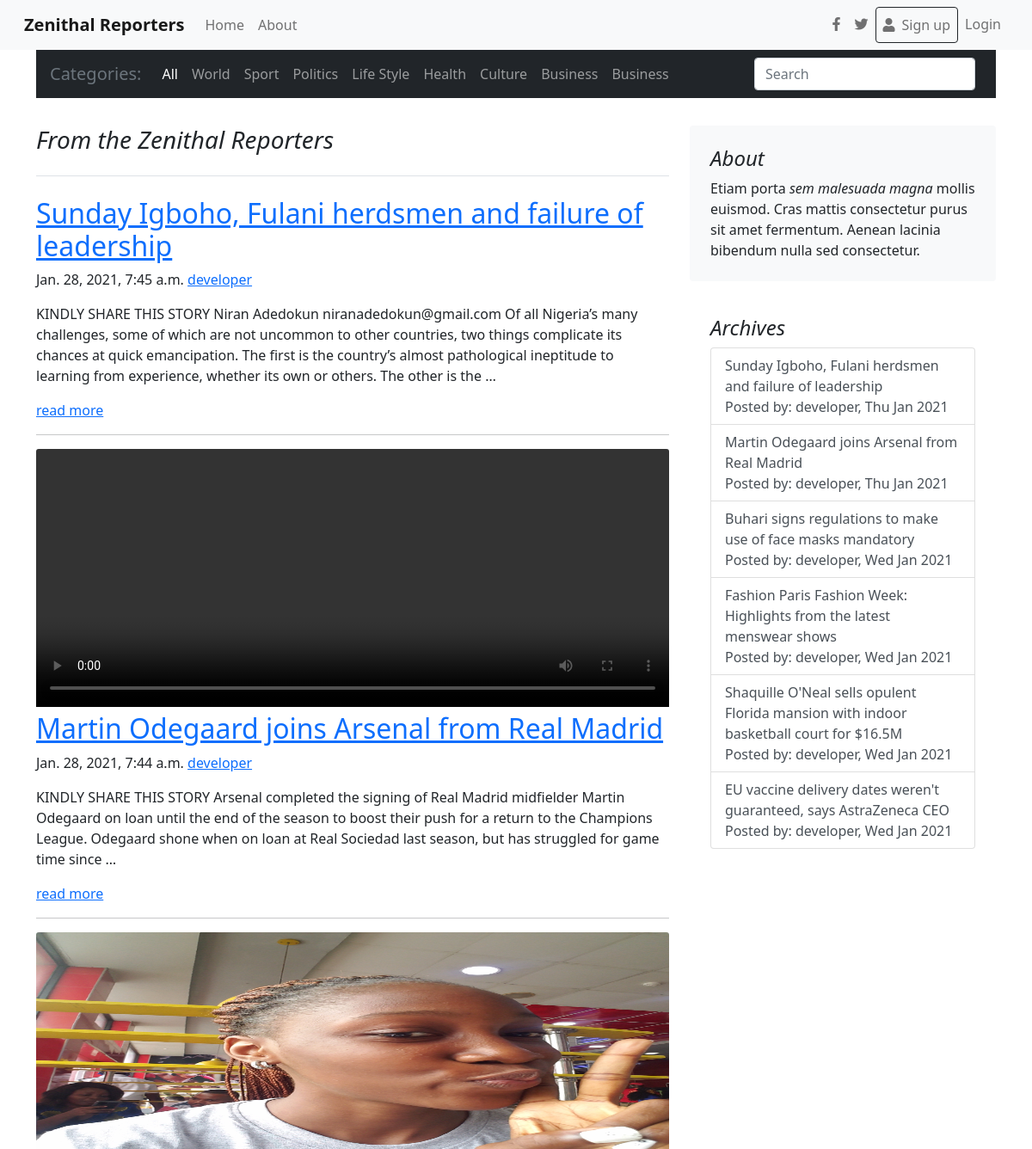
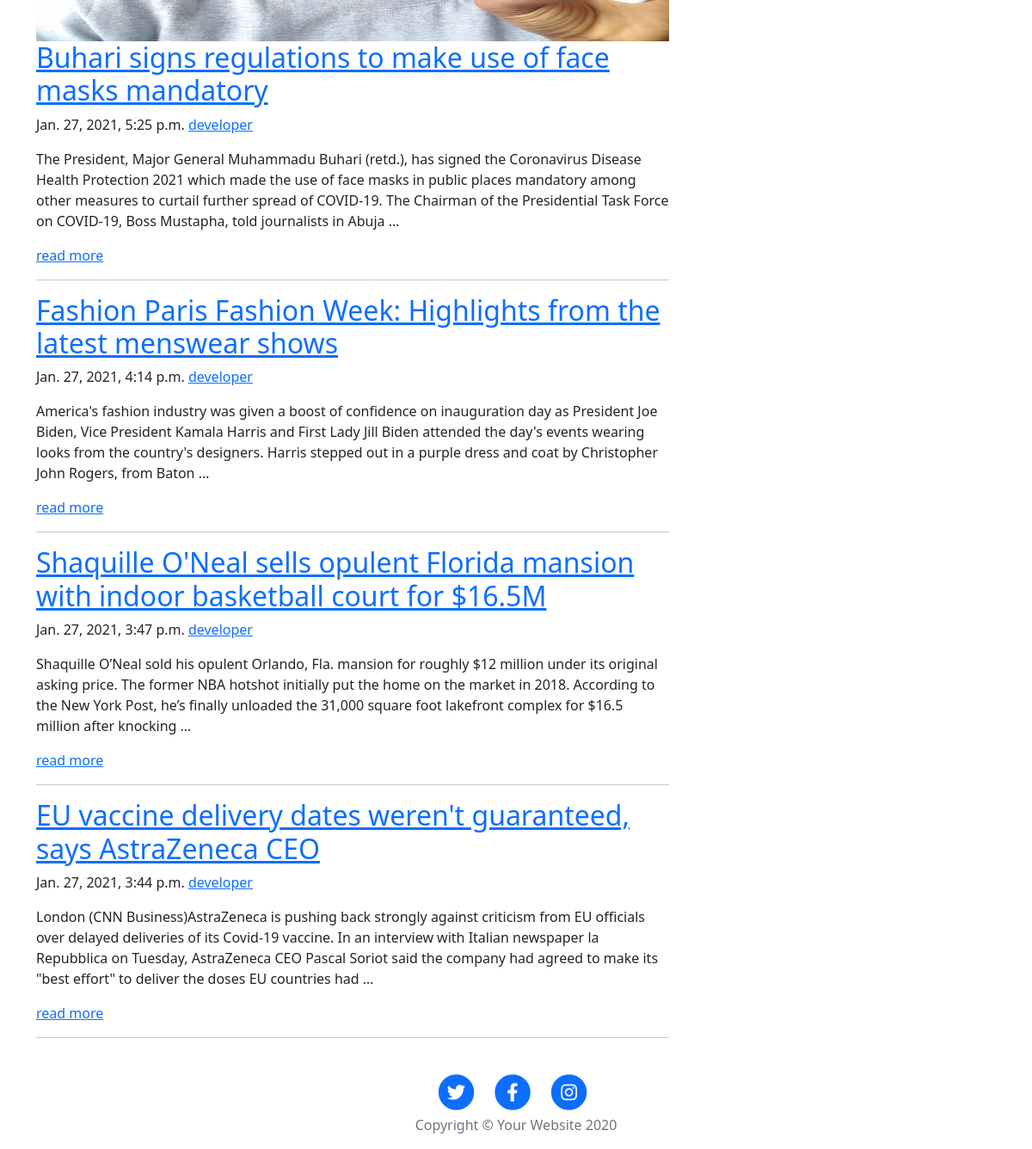
The app's page /zenithal/ with its own data (2 pictures, top to bottom).
### core/models.py (models this page shows, shortened)
class Category(models.Model):
    author = models.ForeignKey('auth.User',on_delete=models.CASCADE)
    catalog = models.CharField(max_length=200)
    slug = models.SlugField(unique=True,default='zenithal')
    class Meta:
        ordering=('-catalog',)
    def get_absolute_url(self):
       return reverse("zenithal:category",args=[self.slug])

class Post(models.Model):
    author = models.ForeignKey('auth.User',on_delete=models.CASCADE)
    category = models.ForeignKey('Category',on_delete=models.CASCADE)
    photo = models.ImageField(upload_to='media_image',blank=True, null=True)
    video= models.FileField(upload_to='videos', null=True,blank=True)
    title = models.CharField(max_length=200)
    context = models.TextField()
    created_date = models.DateTimeField(default=timezone.now)
    published_date = models.DateTimeField(blank=True, null=True)
    class Meta:
        ordering=('-created_date',)
    def get_absolute_url(self):
        return reverse("zenithal:post_detail",kwargs={'pk':self.pk})

### core/views.py (the view)
# urls.py: path('',views.homeview,name='home'),
def homeview(request,category_slug=None):
    category=None
    post =Post.objects.all()
    catalog= Category.objects.all()
    if category_slug:
        category=get_object_or_404(Category,slug=category_slug)
        post=post.filter(category=category)
    post_lists = post.filter(published_date__lte=timezone.now()).order_by('-published_date')
    post_list = post.filter(published_date__lte=timezone.now()).order_by('-published_date')
    page = request.GET.get('page', 1)
    paginator = Paginator(post_list, 9)
    try:
        users = paginator.page(page)
    except PageNotAnInteger:
        users = paginator.page(1)
    except EmptyPage:
        users = paginator.page(paginator.num_pages)
    query = request.GET.get('q','')
    if query:
            queryset = (Q(context__icontains=query)|Q(title__icontains=query))
            results = Post.objects.filter(queryset).distinct()
    else:
       results = []
    context= {
        'category':category,
        'users': users,
        'post_lists':post_lists,
        'catalog':catalog,
        'results':results,
        'query':query
    }
    return render(request,'core/home.html',context)

### Template/core/home.html (shortened to what this page needs)
{% extends 'base.html' %}
{% load static %}
{% block content %}
<main class="container ">
  <nav class="navbar navbar-expand-lg navbar navbar-dark bg-dark">
    <span class="navbar-brand text-secondary">Categories:</span>
    <div class="collapse navbar-collapse" id="basicExampleNav">
      <ul class="navbar-nav mr-auto ">
        <li class="nav-item active">
          <a class="nav-link" href="{% url 'zenithal:home'%}">All
          </a>
        </li>
        {% for c in catalog %}
        <li class="nav-item">
          <a class="nav-link" href="{{c.get_absolute_url}}">{{c.catalog}}</a>
        </li>
        {% endfor %}
      </ul>
      <form class="form-inline" role="search" action="." method="get">
        <div class="md-form my-0">
          <input class="form-control mr-sm-2" type="text" placeholder="Search" aria-label="Search" name='q'>
        </div>
      </form>
    </div>
  </nav>
    <div class="row pt-3 mt-3">
      <div class="col-md-8">
        <h3 class="pb-4 mb-4 font-italic border-bottom">
          {% if category %} From the Zenithal Reporters : {{category.catalog}} {%else%} From the Zenithal Reporters {% endif %}
        </h3>
        {% if query %}
        {% if results %}
          {% for post in results %}
            {% include 'include/posts.html' %}
          {% endfor %}
        {% else %}
            <h4>No context Found</h4>
        {% endif %}
      {% else %}
        {% for post in users %}
          {% include 'include/posts.html' %}
        {% endfor %}
      {% endif %}
        <center>
          <nav class="navbar" aria-label="Pagination">
          </nav>
        </center>
      </div>
      <div class="col-md-4">
        <div class="p-4 mb-3 bg-light rounded">
          <h4 class="font-italic">About</h4>
          <p class="mb-0">Etiam porta <em>sem malesuada magna</em> mollis euismod. Cras mattis consectetur purus sit amet fermentum. Aenean lacinia bibendum nulla sed consectetur.</p>
        </div>
        <div class="p-4">
          <h4 class="font-italic">Archives</h4>
          <div class="list-group">
            {% for post in post_lists %}
            <a href="{{post.get_absolute_url}}" class="list-group-item list-group-item-action">{{post.title}}
              <br><span>Posted by: {{post.author}},</span> <span>{{post.published_date|date:"D M Y"}}</span></a>
        {% endfor %}
        </div>
      </div>
    </div>
  </main>
{% endblock content %}

### Template/base.html (shortened to what this page needs)
{% load static %}
<!DOCTYPE html>
<html lang="en">
<head>
    <link href="{% static 'css/bootstrap.min.css' %}" rel="stylesheet">
    <link rel="stylesheet" href="{% static 'css/bootstrap.min.css' %}">
    <link rel="stylesheet" href="{% static 'css/bootstrap-grid.css' %}">
    <link rel="stylesheet" href="{% static 'css/bootstrap.css' %}">
    <link rel="stylesheet" href="{% static 'css/master.css' %}">
    <link rel="stylesheet" href="https://use.fontawesome.com/releases/v5.8.1/css/all.css">
<link href="https://cdn.jsdelivr.net/npm/bootstrap@5.0.0-beta1/dist/css/bootstrap.min.css" rel="stylesheet">
</head>
<body>
    {% include 'include/navbar.html' %}
    {% block content %}
    {% endblock content %}
    <div id="foot">
      {% include 'include/footer.html' %}
  </div>
</body>
</html>

### Template/include/navbar.html (shortened to what this page needs)
  <nav class="navbar  navbar-expand-lg navbar-light bg-light">
    <div class="container-fluid">
      <a class="navbar-brand waves-effect" href="{% url 'zenithal:home'%}">
       <strong class="blue-text">Zenithal Reporters</strong>
      </a>
      <div class="collapse navbar-collapse" id="navbarSupportedContent">
        <ul class="navbar-nav mr-auto mb-2 mb-lg-0">
          <li class="nav-item ">
            <a class="nav-link waves-effect" href="{% url 'zenithal:home'%}">Home
            </a>
          </li>
          <li class="nav-item">
            <a class="nav-link waves-effect" href="{% url 'zenithal:about'%}">About</a>
          </li>
        </ul>
        {% if user.is_authenticated %}
        <ul class="navbar-nav nav-flex-icons">
          {% if request.user.is_superuser %}
           <li class="nav-item"><a class=" nav-link" href="{% url 'zenithal:post_new' %}">New Post</a></li>
           <li class="nav-item"><a class="nav-link" href="{% url 'zenithal:post_draft_list' %}">Drafts</a></li>
            {% endif %}
          <a class="nav-link waves-effect">Hi, {{user.username}}</a>
          <li class="nav-item">
            <a href="{% url 'account_logout' %}" class="nav-link border border-light rounded waves-effect">
              <i class="fa fa-user mr-2" aria-hidden="true"></i>Logout
            </a>
          </li>
          <li class="nav-item">
          </li>
        </ul>
        {% else %}
        <ul class="navbar-nav nav-flex-icons">
          <li class="nav-item">
            <a href="" class="nav-link waves-effect" target="_blank">
              <i class="fab fa-facebook-f"></i>
            </a>
          </li>
          <li class="nav-item">
            <a href="" class="nav-link waves-effect" target="_blank">
              <i class="fab fa-twitter"></i>
            </a>
          </li>
          <li class="nav-item">
            <a href="{% url 'account_signup' %}" class="nav-link btn btn-outline-dark waves-effect">
              <i class="fa fa-user mr-2" aria-hidden="true"></i>Sign up
            </a>
          </li>
          <li class="nav-item">
            <a href="{% url 'account_login' %}" class="nav-link waves-effect" >
               Login
            </a>
          </li>
        </ul>
        {% endif %}
      </div>
    </div>
  </nav>

### Template/include/posts.html (shortened to what this page needs)
        <article class="blog-post">
          {% if post.photo %}
          <div class="view overlay zoom">
            <img src="{{post.photo.url}}" class="card-img-top" height="300px"
                alt="">
            </div>
          {%  endif %}
            {% if post.video%}
            <video  class="card-img-top" height="300px" controls>
              <source src="{{post.video.url}}" type="video/mp4">
              <source src="movie.ogg" type="video/ogg">
            </video>
            {% endif %}
          <a href="{{post.get_absolute_url}}"><h2 class="blog-post-title">{{post.title}}</h2></a>
          <p class="blog-post-meta">{{post.published_date}} <a href="#">{{post.author}}</a></p>
          <p>
            {{post.context|safe|truncatewords:"50"|linebreaks }}
             <a href="{{post.get_absolute_url}}">read more</a>
          </p>
        </article>
        <hr>

### Template/include/footer.html
<footer>
  <div class="container">
    <div class="row">
      <div class="col-lg-8 col-md-10 mx-auto">
        <ul class="list-inline text-center">
          <li class="list-inline-item">
            <a href="#">
              <span class="fa-stack fa-lg">
                <i class="fas fa-circle fa-stack-2x"></i>
                <i class="fab fa-twitter fa-stack-1x fa-inverse"></i>
              </span>
            </a>
          </li>
          <li class="list-inline-item">
            <a href="#">
              <span class="fa-stack fa-lg">
                <i class="fas fa-circle fa-stack-2x"></i>
                <i class="fab fa-facebook-f fa-stack-1x fa-inverse"></i>
              </span>
            </a>
          </li>
          <li class="list-inline-item">
            <a href="#">
              <span class="fa-stack fa-lg">
                <i class="fas fa-circle fa-stack-2x"></i>
                <i class="fab fa-instagram fa-stack-1x fa-inverse"></i>
              </span>
            </a>
          </li>
          <p class="copyright text-muted pt-1">Copyright &copy; Your Website 2020</p>
        </ul>
      </div>
    </div>
  </div>
</footer>

### Template/base.html (style rules this page uses)
body { max-height: 100%; max-width: 100%; }
#foot { padding: 10px 10px 0px 10px; bottom: 0; width: 100%; }

### records on screen
Category: catalog "World"
Category: catalog "Sport"
Category: catalog "Politics"
Category: catalog "Life Style"
Category: catalog "Health"
Category: catalog "Culture"
Category: catalog "Business"
Category: catalog "Business"
Post: title "Sunday Igboho, Fulani herdsmen and failure of leadership", published_date "Jan. 28, 2021, 7:45 a.m.", author "developer", context "KINDLY SHARE THIS STORY Niran Adedokun niranadedokun@gmail.com Of all Nigeria’s many challenges, some of which are not uncommon to other countries, two things complicate its chances at quick emancipation. The first is the country’s almost pathological ineptitude to learning from experience, whether its own or others. The other is the …", published_date "Thu Jan 2021"
Post: title "Martin Odegaard joins Arsenal from Real Madrid", published_date "Jan. 28, 2021, 7:44 a.m.", author "developer", context "KINDLY SHARE THIS STORY Arsenal completed the signing of Real Madrid midfielder Martin Odegaard on loan until the end of the season to boost their push for a return to the Champions League. Odegaard shone when on loan at Real Sociedad last season, but has struggled for game time since …", published_date "Thu Jan 2021"
Post: photo (picture), title "Buhari signs regulations to make use of face masks mandatory", published_date "Jan. 27, 2021, 5:25 p.m.", author "developer", context "The President, Major General Muhammadu Buhari (retd.), has signed the Coronavirus Disease Health Protection 2021 which made the use of face masks in public places mandatory among other measures to curtail further spread of COVID-19. The Chairman of the Presidential Task Force on COVID-19, Boss Mustapha, told journalists in Abuja …", published_date "Wed Jan 2021"
Post: title "Fashion Paris Fashion Week: Highlights from the latest menswear shows", published_date "Jan. 27, 2021, 4:14 p.m.", author "developer", context "America's fashion industry was given a boost of confidence on inauguration day as President Joe Biden, Vice President Kamala Harris and First Lady Jill Biden attended the day's events wearing looks from the country's designers. Harris stepped out in a purple dress and coat by Christopher John Rogers, from Baton …", published_date "Wed Jan 2021"
Post: title "Shaquille O'Neal sells opulent Florida mansion with indoor basketball court for $16.5M", published_date "Jan. 27, 2021, 3:47 p.m.", author "developer", context "Shaquille O’Neal sold his opulent Orlando, Fla. mansion for roughly $12 million under its original asking price. The former NBA hotshot initially put the home on the market in 2018. According to the New York Post, he’s finally unloaded the 31,000 square foot lakefront complex for $16.5 million after knocking …", published_date "Wed Jan 2021"
Post: title "EU vaccine delivery dates weren't guaranteed, says AstraZeneca CEO", published_date "Jan. 27, 2021, 3:44 p.m.", author "developer", context "London (CNN Business)AstraZeneca is pushing back strongly against criticism from EU officials over delayed deliveries of its Covid-19 vaccine. In an interview with Italian newspaper la Repubblica on Tuesday, AstraZeneca CEO Pascal Soriot said the company had agreed to make its \"best effort\" to deliver the doses EU countries had …", published_date "Wed Jan 2021"
